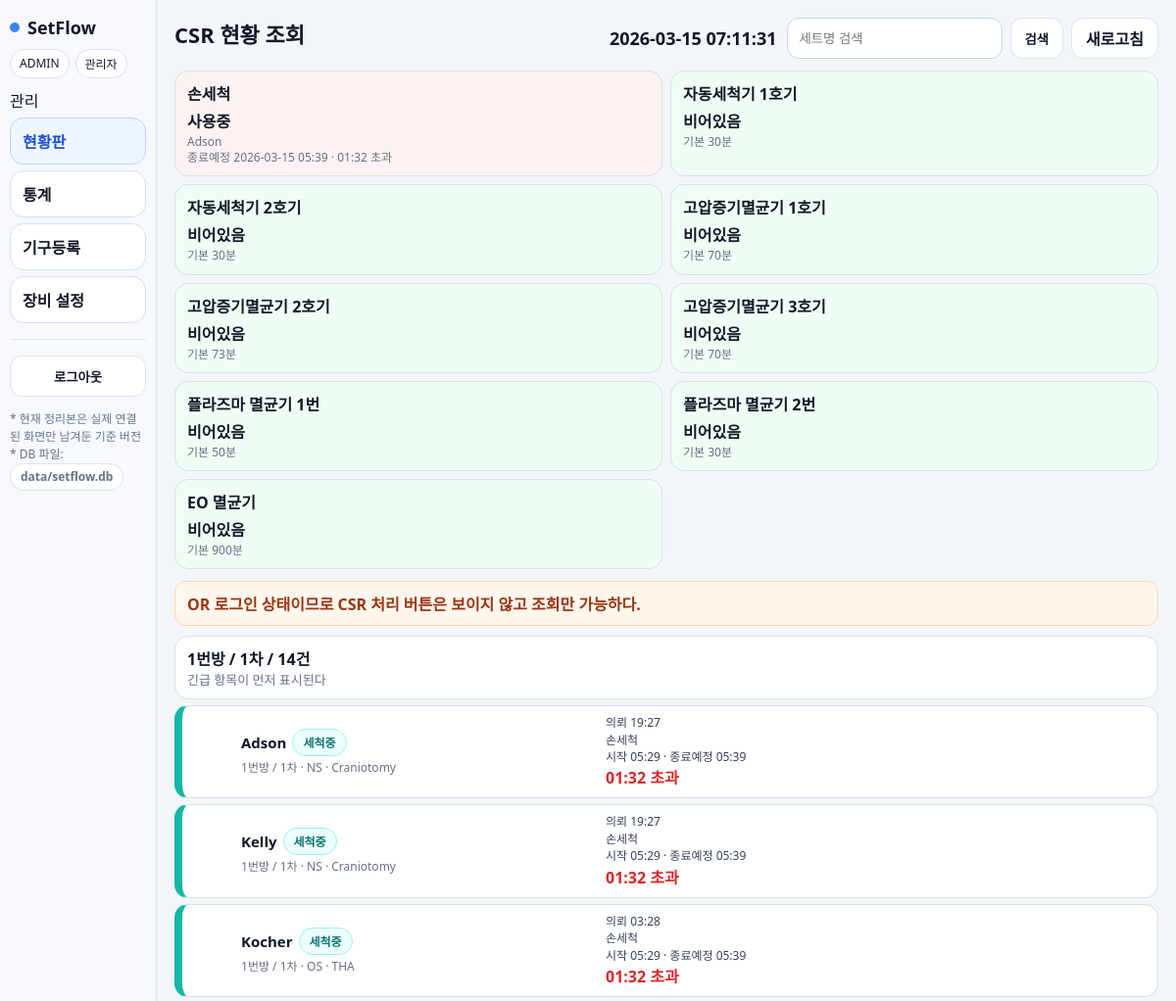
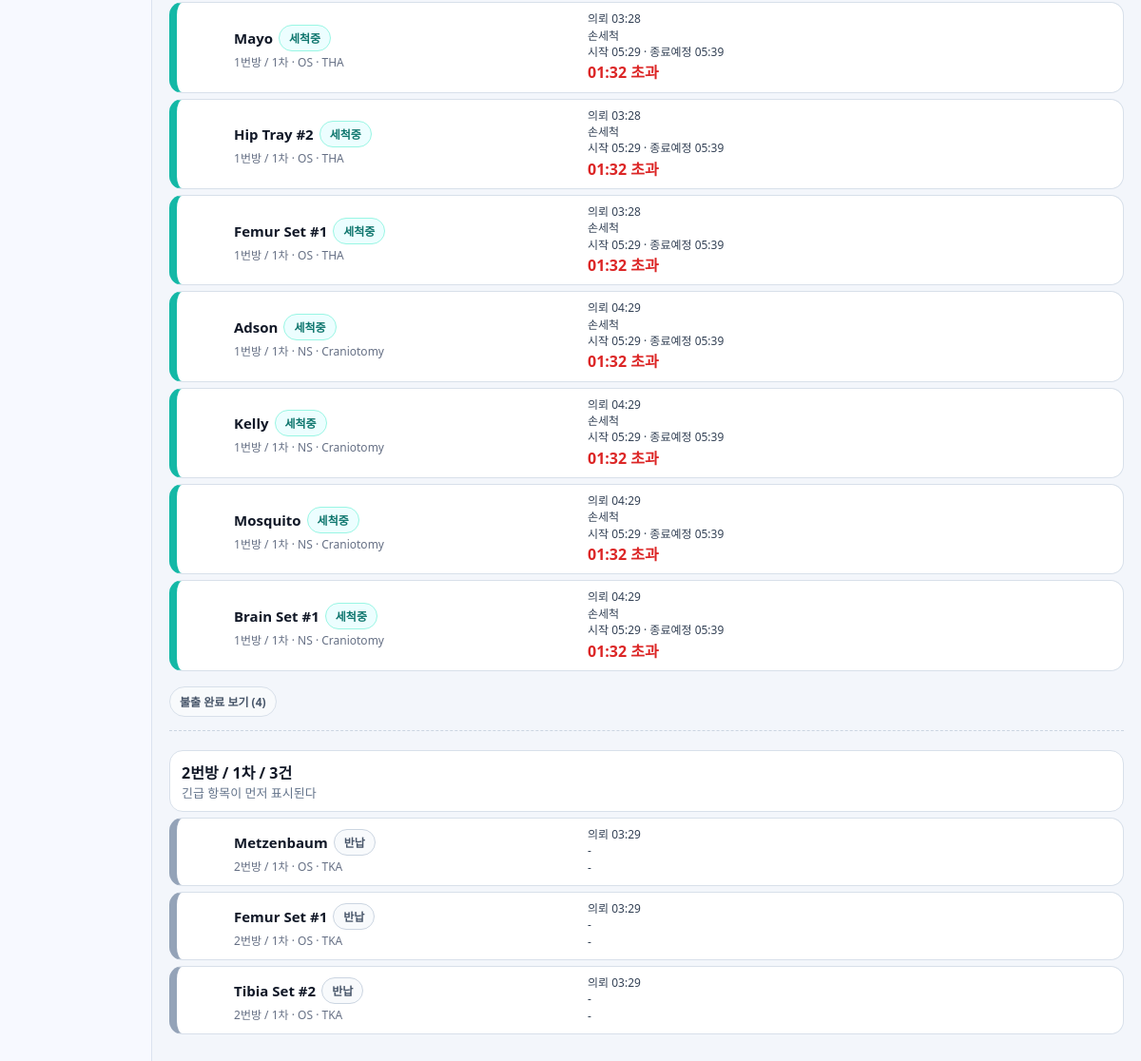
Screenshot of /dashboard (signed in) with the database file from the repository (2 pictures, top to bottom).
### setflow/models.py (models this page shows)
class Base(DeclarativeBase):
    pass

class MachineConfig(Base):
    __tablename__ = "machine_configs"
    id: Mapped[int] = mapped_column(primary_key=True)
    machine_key: Mapped[str] = mapped_column(String(50), unique=True, index=True)
    machine_name: Mapped[str] = mapped_column(String(100))
    process_type: Mapped[str] = mapped_column(String(20), index=True)
    duration_minutes: Mapped[int] = mapped_column(Integer, default=30)
    active: Mapped[bool] = mapped_column(Boolean, default=True)

class Item(Base):
    __tablename__ = "items"
    id: Mapped[int] = mapped_column(primary_key=True)
    code: Mapped[str] = mapped_column(String(32), index=True)
    name: Mapped[str] = mapped_column(String(200), index=True)
    kind: Mapped[str] = mapped_column(String(30), index=True)
    category: Mapped[str] = mapped_column(String(50), default="일반", index=True)
    storage: Mapped[str] = mapped_column(String(100), index=True)
    status: Mapped[str] = mapped_column(String(50), index=True, default="멸균완료/보관")
    active: Mapped[bool] = mapped_column(Boolean, default=True)
    set_instances: Mapped[list["SetInstance"]] = relationship(back_populates="set_item")

class UsageRecord(Base):
    __tablename__ = "usage_records"
    id: Mapped[int] = mapped_column(primary_key=True)
    case_date: Mapped[dt.date] = mapped_column(Date, index=True)
    room_no: Mapped[int] = mapped_column(Integer, index=True)
    surgery_order: Mapped[int] = mapped_column(Integer, index=True)
    department: Mapped[str] = mapped_column(String(50), index=True)
    surgery_name: Mapped[str] = mapped_column(String(100), index=True)
    item_id: Mapped[int] = mapped_column(ForeignKey("items.id"), index=True)
    set_instance_id: Mapped[Optional[int]] = mapped_column(ForeignKey("set_instances.id"), nullable=True, index=True)
    is_contaminated: Mapped[bool] = mapped_column(Boolean, default=False, index=True)
    is_urgent: Mapped[bool] = mapped_column(Boolean, default=False, index=True)
    status: Mapped[str] = mapped_column(String(30), index=True, default="사용중")
    used_at: Mapped[dt.datetime] = mapped_column(DateTime(timezone=True), default=now)
    returned_at: Mapped[Optional[dt.datetime]] = mapped_column(DateTime(timezone=True), nullable=True)
    washed_at: Mapped[Optional[dt.datetime]] = mapped_column(DateTime(timezone=True), nullable=True)
    sterilized_at: Mapped[Optional[dt.datetime]] = mapped_column(DateTime(timezone=True), nullable=True)
    archived_date: Mapped[Optional[dt.date]] = mapped_column(Date, nullable=True, index=True)
    csr_received_at: Mapped[Optional[dt.datetime]] = mapped_column(DateTime(timezone=True), nullable=True)
    process_started_at: Mapped[Optional[dt.datetime]] = mapped_column(DateTime(timezone=True), nullable=True)
    process_due_at: Mapped[Optional[dt.datetime]] = mapped_column(DateTime(timezone=True), nullable=True)
    machine_key: Mapped[Optional[str]] = mapped_column(String(50), nullable=True)
    machine_name: Mapped[Optional[str]] = mapped_column(String(100), nullable=True)
    process_minutes: Mapped[Optional[int]] = mapped_column(Integer, nullable=True)
    release_requested_at: Mapped[Optional[dt.datetime]] = mapped_column(DateTime(timezone=True), nullable=True)
    item: Mapped["Item"] = relationship()
    set_instance: Mapped[Optional["SetInstance"]] = relationship()

class SetInstance(Base):
    __tablename__ = "set_instances"
    id: Mapped[int] = mapped_column(primary_key=True)
    set_item_id: Mapped[int] = mapped_column(ForeignKey("items.id"), index=True)
    serial_no: Mapped[int] = mapped_column(Integer, index=True)
    memo: Mapped[Optional[str]] = mapped_column(String(200), default="", nullable=True)
    is_available: Mapped[bool] = mapped_column(Boolean, default=True, index=True)
    active: Mapped[bool] = mapped_column(Boolean, default=True, index=True)
    set_item: Mapped["Item"] = relationship(back_populates="set_instances")

### app.py (the view)
@app.get("/dashboard", response_class=HTMLResponse)
def dashboard_page(request: Request, q: str = "", db=Depends(db_dep)):
    if not require_login(request):
        return RedirectResponse("/login")
    groups = build_csr_groups(db, q=q)
    machine_map = get_machine_map(db)
    ctx = template_ctx(request, active="dashboard")
    ctx.update({
        "groups": groups,
        "q": q,
        "machine_board": build_machine_board(db),
        "wash_machines": [m for m in machine_map.values() if m.process_type == "wash"],
        "ster_machines": [m for m in machine_map.values() if m.process_type == "ster"],
        "readonly": True,
    })
    return templates.TemplateResponse("csr.html", ctx)

### templates/csr.html (shortened to what this page needs)
{% extends "base.html" %}
{% block content %}
<div class="page-head">
  <div>
    <h1 class="page-title">{{ 'CSR 현황 조회' if readonly else 'CSR 처리' }}</h1>
  </div>
  <div class="head-tools">
    <div id="currentTime" class="current-time"></div>
    <form method="get" action="{{ '/csr-view' if readonly else '/csr' }}">
      <input class="search" type="text" name="q" value="{{q}}" placeholder="세트명 검색">
      <button class="btn secondary" type="submit">검색</button>
      <a class="btn secondary" href="{{ '/csr-view' if readonly else '/csr' }}">새로고침</a>
    </form>
  </div>
</div>
<div class="machine-grid">
  {% for m in machine_board %}
    <div class="machine-card {{ 'busy' if m.status=='사용중' else 'idle' }}" {% if m.due_at %}data-due-at="{{m.due_at}}"{% endif %}>
      <div class="m-name">{{m.name}}</div>
      <div class="m-status">{{m.status}}</div>
      <div class="m-meta">
        {% if m.status=='사용중' %}
          {% if m.item_name %}{{m.item_name}}<br>{% endif %}
          종료예정 <span class="due-text">{{m.due_at[:16].replace('T',' ') if m.due_at else '-'}}</span> · <span class="machine-timer">-</span>
        {% else %}
          기본 {{m.duration}}분
        {% endif %}
      </div>
    </div>
  {% endfor %}
</div>
{% if readonly %}<div class="readonly-note">OR 로그인 상태이므로 CSR 처리 버튼은 보이지 않고 조회만 가능하다.</div>{% endif %}
{% for (room_no, surgery_order), recs in groups.items() %}
<div class="group">
  <div class="group-head">
    <div>
      <div class="group-title">{{room_no}}번방 / {{surgery_order}}차 / {{recs|length}}건</div>
      <div class="subtle">긴급 항목이 먼저 표시된다</div>
    </div>
  </div>
  <div class="cards">
    {% for r in recs %}
      {% set cls = 'return' if r.status=='반납' else 'receive' if r.status=='반입확인' else 'wash' if r.status=='세척중' else 'washdone' if r.status=='세척완료' else 'ster' if r.status=='멸균중' else 'sterdone' if r.status=='멸균완료' else 'out' %}
      <div class="record {{cls}}" data-status="{{r.status}}">
        <div class="rec-main">
          <div class="name-row">
            <div class="rec-name">{{ r.item.name }}{% if r.set_instance %} #{{ r.set_instance.serial_no }}{% endif %}</div>
            <span class="pill state-{{cls}}">{{r.status}}</span>
          </div>
          <div class="meta">{{r.room_no}}번방 / {{r.surgery_order}}차 · {{r.department}} · {{r.surgery_name}}</div>
        </div>
        <div class="time-col">
          <div>의뢰 {{ (r.returned_at or r.used_at).astimezone().strftime('%H:%M') if (r.returned_at or r.used_at) else '-' }}</div>
          <div>{% if r.machine_name %}{{r.machine_name}}{% else %}-{% endif %}</div>
          <div>{% if r.process_started_at %}시작 {{ r.process_started_at.astimezone().strftime('%H:%M') }} · 종료예정 <span class="due-text">{{ r.process_due_at.astimezone().strftime('%H:%M') if r.process_due_at else '-' }}</span>{% else %}-{% endif %}</div>
          <div class="timer" {% if r.process_due_at %}data-due-at="{{r.process_due_at.isoformat()}}"{% endif %}></div>
        </div>
      </div>
    {% endfor %}
  </div>
</div>
{% endfor %}
{% endblock %}

### templates/base.html (shortened to what this page needs)
<!doctype html>
<html lang="ko">
<head>
  <link rel="stylesheet" href="/static/styles.css"/>
</head>
<body>
<div class="container">
  <aside class="sidebar">
    <div class="brand"><span class="dot"></span> <span>SetFlow</span></div>
    {% if role %}
    <div class="badges">
      <span class="badge">{{ role|upper }}</span>
      {% if label %}<span class="badge">{{ label }}</span>{% endif %}
    </div>
    {% endif %}
    <nav class="nav">
      {% if role == "or" %}
        <div class="nav-section-title">운영</div>
        <a href="/or-use" class="{{ 'active' if active=='or' else '' }}">OR 사용 등록</a>
        <a href="/dashboard" class="{{ 'active' if active=='dashboard' else '' }}">현황판</a>
        <a href="/stats" class="{{ 'active' if active=='stats' else '' }}">통계</a>
      {% elif role == "admin" %}
        <div class="nav-section-title">관리</div>
        <a href="/dashboard" class="{{ 'active' if active=='dashboard' else '' }}">현황판</a>
        <a href="/stats" class="{{ 'active' if active=='stats' else '' }}">통계</a>
        <a href="/items" class="{{ 'active' if active=='items' else '' }}">기구등록</a>
        <a href="/admin" class="{{ 'active' if active=='admin' else '' }}">장비 설정</a>
      {% else %}
        <div class="nav-section-title">로그인</div>
        <a href="/login" class="{{ 'active' if active=='login' else '' }}">로그인</a>
      {% endif %}
    </nav>
    <div class="footer">
      {% if role %}
      <form method="post" action="/logout">
        <button class="btn secondary" type="submit" style="width:100%;">로그아웃</button>
      </form>
      {% endif %}
      <div class="note">
        * 현재 정리본은 실제 연결된 화면만 남겨둔 기준 버전<br/>
        * DB 파일: <span class="pill">data/setflow.db</span>
      </div>
    </div>
  </aside>
  <main class="main">
    {% block content %}{% endblock %}
  </main>
</div>
</body>
</html>

### static/styles.css (style rules this page uses)
:root { --bg:#f3f6fb; --card:#ffffff; --muted:#64748b; --primary:#3b82f6; --primary-weak:#eff6ff; --border:#dbe3ef; --shadow:0 1px 2px rgba(0,0,0,.04); --radius:16px; --s-return:#94a3b8; --s-receive:#3b82f6; --s-wash:#14b8a6; --s-washdone:#2563eb; --s-ster:#f59e0b; --s-sterdone:#16a34a; --s-out:#7c3aed; }
* { box-sizing:border-box }
html,body { margin:0;padding:0 }
body { font-family: ui-sans-serif, system-ui, -apple-system, Segoe UI, Roboto, Helvetica, Arial, "Apple SD Gothic Neo", "Noto Sans KR", "Malgun Gothic", sans-serif; background:var(--bg); color:#111827; }
a { color:inherit;text-decoration:none }
.container { display:flex;min-height:100vh }
.sidebar { width:180px; flex:0 0 180px; padding:16px 10px; background:#f7f9ff; border-right:1px solid var(--border); min-height:100vh; }
.brand { display:flex;align-items:center;gap:8px;font-weight:800;font-size:18px;margin-bottom:10px }
.dot { width:10px;height:10px;border-radius:50%;background:var(--primary) }
.badges { display:flex;gap:6px;flex-wrap:wrap;margin-bottom:10px }
.badge { font-size:12px;padding:5px 9px;border:1px solid var(--border);border-radius:999px;background:#fff;color:#111827 }
.nav { display:flex;flex-direction:column;gap:6px }
.nav a { padding:11px 12px;border-radius:14px;color:#111827;font-weight:700;border:1px solid #cfe0ff;background:#fff }
.nav a.active { background:var(--primary-weak);border-color:#bcd2ff;color:#1d4ed8 }
.sidebar .footer { margin-top:16px;padding-top:16px;border-top:1px solid var(--border) }
.btn { display:inline-flex;align-items:center;justify-content:center;padding:10px 14px;border-radius:12px;border:none;background:var(--primary);color:#fff;cursor:pointer;font-weight:800;height:42px }
.btn.secondary { background:#fff;color:#0f172a;border:1px solid var(--border) }
.main { flex:1;min-width:0;padding:18px }
.page-head { display:flex;justify-content:space-between;align-items:flex-start;gap:14px;flex-wrap:wrap;margin-bottom:12px }
.page-title { font-size:22px;font-weight:800;margin:0 0 6px 0 }
.current-time { font-size:18px;font-weight:800;white-space:nowrap }
.subtle { color:var(--muted);font-size:13px }
.pill { display:inline-flex;align-items:center;gap:6px;padding:4px 10px;border:1px solid var(--border);border-radius:999px;font-size:12px;background:#fff;font-weight:700 }
.note { font-size:12px;color:var(--muted);margin-top:14px;line-height:1.5 }
.pill { font-size:12px }
.pill.state-return { background:#f1f5f9;color:#475569;border-color:#e2e8f0 }
.pill.state-wash { background:#ccfbf1;color:#0f766e;border-color:#99f6e4 }
@media (max-width: 1200px) { .sidebar { width:160px;flex-basis:160px } }

### rows the page displays
MachineConfig: name "손세척"
Item: item_name "Adson"
MachineConfig: name "자동세척기 1호기", status "비어있음", duration "30"
MachineConfig: name "자동세척기 2호기", status "비어있음", duration "30"
MachineConfig: name "고압증기멸균기 1호기", status "비어있음", duration "70"
MachineConfig: name "고압증기멸균기 2호기", status "비어있음", duration "73"
MachineConfig: name "고압증기멸균기 3호기", status "비어있음", duration "70"
MachineConfig: name "플라즈마 멸균기 1번", status "비어있음", duration "50"
MachineConfig: name "플라즈마 멸균기 2번", status "비어있음", duration "30"
MachineConfig: name "EO 멸균기", status "비어있음", duration "900"
UsageRecord: item.name "Adson", status "세척중", room_no "1", surgery_order "1", department "NS", surgery_name "Craniotomy", returned_at "19:27", machine_name "손세척", process_started_at.astimezone "05:29", process_due_at.astimezone "05:39"
UsageRecord: item.name "Kelly", status "세척중", room_no "1", surgery_order "1", department "NS", surgery_name "Craniotomy", returned_at "19:27", machine_name "손세척", process_started_at.astimezone "05:29", process_due_at.astimezone "05:39"
UsageRecord: item.name "Kocher", status "세척중", room_no "1", surgery_order "1", department "OS", surgery_name "THA", returned_at "03:28", machine_name "손세척", process_started_at.astimezone "05:29", process_due_at.astimezone "05:39"
UsageRecord: item.name "Mayo", status "세척중", room_no "1", surgery_order "1", department "OS", surgery_name "THA", returned_at "03:28", machine_name "손세척", process_started_at.astimezone "05:29", process_due_at.astimezone "05:39"
UsageRecord: item.name "Hip Tray", set_instance.serial_no "2", status "세척중", room_no "1", surgery_order "1", department "OS", surgery_name "THA", returned_at "03:28", machine_name "손세척", process_started_at.astimezone "05:29", process_due_at.astimezone "05:39"
UsageRecord: item.name "Femur Set", set_instance.serial_no "1", status "세척중", room_no "1", surgery_order "1", department "OS", surgery_name "THA", returned_at "03:28", machine_name "손세척", process_started_at.astimezone "05:29", process_due_at.astimezone "05:39"
UsageRecord: item.name "Adson", status "세척중", room_no "1", surgery_order "1", department "NS", surgery_name "Craniotomy", returned_at "04:29", machine_name "손세척", process_started_at.astimezone "05:29", process_due_at.astimezone "05:39"
UsageRecord: item.name "Kelly", status "세척중", room_no "1", surgery_order "1", department "NS", surgery_name "Craniotomy", returned_at "04:29", machine_name "손세척", process_started_at.astimezone "05:29", process_due_at.astimezone "05:39"
UsageRecord: item.name "Mosquito", status "세척중", room_no "1", surgery_order "1", department "NS", surgery_name "Craniotomy", returned_at "04:29", machine_name "손세척", process_started_at.astimezone "05:29", process_due_at.astimezone "05:39"
UsageRecord: item.name "Brain Set", set_instance.serial_no "1", status "세척중", room_no "1", surgery_order "1", department "NS", surgery_name "Craniotomy", returned_at "04:29", machine_name "손세척", process_started_at.astimezone "05:29", process_due_at.astimezone "05:39"
UsageRecord: item.name "Metzenbaum", status "반납", room_no "2", surgery_order "1", department "OS", surgery_name "TKA", returned_at "03:29"
UsageRecord: item.name "Femur Set", set_instance.serial_no "1", status "반납", room_no "2", surgery_order "1", department "OS", surgery_name "TKA", returned_at "03:29"
UsageRecord: item.name "Tibia Set", set_instance.serial_no "2", status "반납", room_no "2", surgery_order "1", department "OS", surgery_name "TKA", returned_at "03:29"

### other values shown
{{ role|upper }} "ADMIN"
{{ label }} "관리자"
{{ 'CSR 현황 조회' if readonly else 'CSR 처리' }} "CSR 현황 조회"
{{ m.status }} "사용중"
{{ m.due_at[:16].replace('T',' ') if m.due_at else '-' }} "2026-03-15 05:39"
{{ room_no }} "1" "2"
{{ surgery_order }} "1" "1"
{{ recs|length }} "14" "3"
